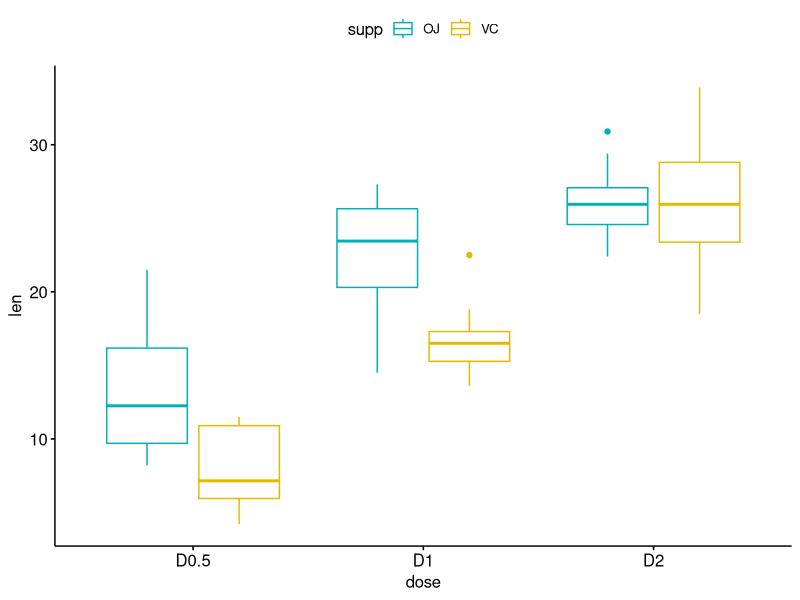
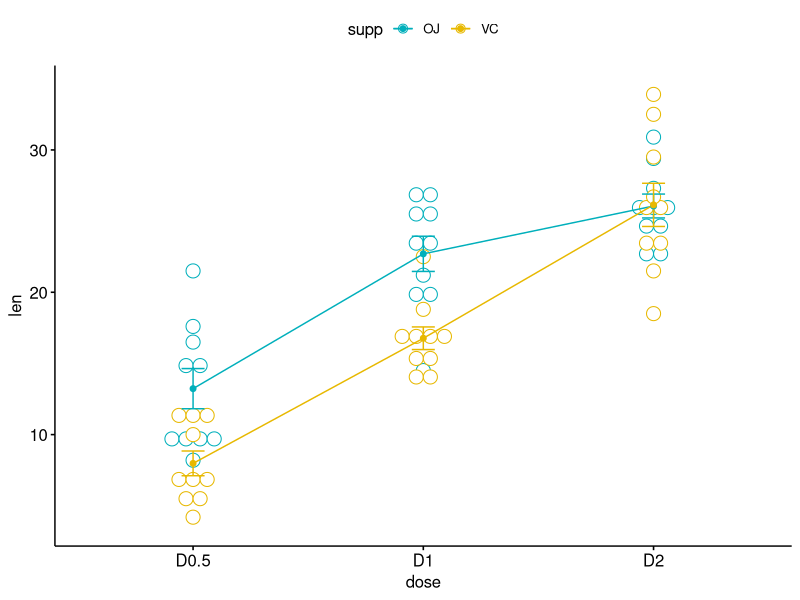
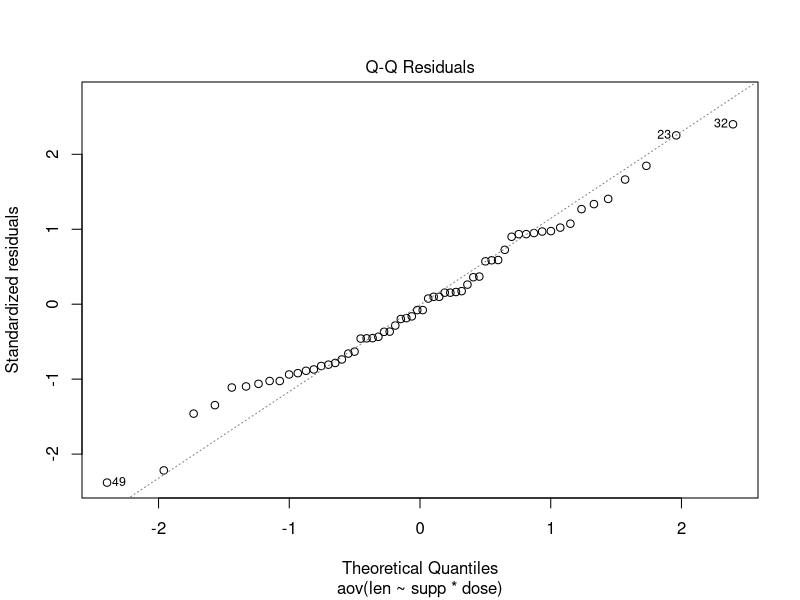

Write R code to recreate these figures, in order.
library(dplyr)

# Carregar dados ToothGrowth - contem dados de um estudo
# que avalia o efeito da vitamina C no crescimento do dente
# em porquinhos da índia. O experimento foi realizado em 60
# animais, onde cada um dos animais recebeu uma das 3 doses
# de vitamina C (0,5, 1, e 2 mg/dia) via um dos dois métodos
# (suco de laranja, OJ, e ácido ascórbico, VC). O tamanho dos
# dentes foram medidos. Neste experimento, queremos saber se
# o crescimento do dente depende da dose de vitamina C e do método
# aplicado.

my_data <- ToothGrowth
head(my_data)
str(my_data)

# Converter a coluna dose para fatores

my_data$dose <- factor(my_data$dose, 
                levels = c(0.5, 1, 2),
                labels = c("D0.5", "D1", "D2"))

str(my_data)

# Verificando a frequência de cada célula
table(my_data$supp, my_data$dose)

# Visualizando os dados
if(!require(ggpubr)) install.packages("ggpubr")
library("ggpubr")

ggboxplot(my_data, x = "dose", y = "len", color = "supp",
          palette = c("#00AFBB", "#E7B800"))

ggline(my_data, x = "dose", y = "len", color = "supp",
       add = c("mean_se", "dotplot"),
       palette = c("#00AFBB", "#E7B800"))

# Realizando o ANOVA de dois fatores:
res.aov2 <- aov(len ~ supp + dose, data = my_data)
summary(res.aov2)

res.aov3 <- aov(len ~ supp * dose, data = my_data)
summary(res.aov3)

# Teste de Tukey para encontrar as médias diferentes
# para dose
TukeyHSD(res.aov3, which = "dose")

# para supp
TukeyHSD(res.aov3, which = "supp")

# Verificando se os dados seguem os pressupostos do ANOVA

# Teste de homogeneidade
if(!require(car)) install.packages("car")
library(car)
leveneTest(len ~ supp*dose, data = my_data)

# Teste de normalidade
# QQplot
plot(res.aov3, 2)

# Shappiro-Wilk
# Extrair resíduos
aov_residuals <- residuals(object = res.aov3)
# Executar o teste Shapiro-Wilk
shapiro.test(x = aov_residuals )

# Teste ANOVA com dois fatores para desenhos não balanceados
# Existem três métodos para realizar o teste de ANOVA para 
# desenhos não balanceados: type I, type II e type III.
# Recomenda-se usar o type III.

library(car)
my_anova <- aov(len ~ supp * dose, data = my_data)
Anova(my_anova, type = "III")


# em desenhos balanceados, os três métodos apresentarão os 
# mesmos resultados.

# Exercício
my_data <- read.csv('growth2.csv')
my_anova <- aov(Growth ~ Species * Fertilizer, data = my_data)
summary(my_anova)
